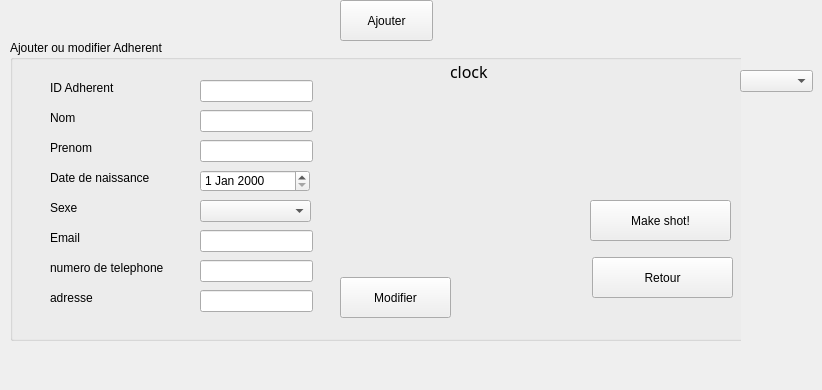
    <widget class="QWidget" name="tab">
     <attribute name="title">
      <string>ajouter ou modifier Adherent</string>
     </attribute>
     <widget class="QStackedWidget" name="stackedWidget">
      <property name="geometry">
       <rect>
        <x>10</x>
        <y>20</y>
        <width>731</width>
        <height>361</height>
       </rect>
      </property>
      <property name="currentIndex">
       <number>0</number>
      </property>
      <widget class="QWidget" name="page">
       <widget class="QGroupBox" name="groupBox">
        <property name="geometry">
         <rect>
          <x>0</x>
          <y>20</y>
          <width>751</width>
          <height>301</height>
         </rect>
        </property>
        <property name="title">
         <string>Ajouter ou modifier Adherent</string>
        </property>
        <widget class="QLabel" name="label">
         <property name="geometry">
          <rect>
           <x>40</x>
           <y>70</y>
           <width>56</width>
           <height>16</height>
          </rect>
         </property>
         <property name="text">
          <string>Nom </string>
         </property>
        </widget>
        <widget class="QLabel" name="label_2">
         <property name="geometry">
          <rect>
           <x>40</x>
           <y>100</y>
           <width>56</width>
           <height>16</height>
          </rect>
         </property>
         <property name="text">
          <string>Prenom</string>
         </property>
        </widget>
        <widget class="QLabel" name="label_3">
         <property name="geometry">
          <rect>
           <x>40</x>
           <y>130</y>
           <width>111</width>
           <height>16</height>
          </rect>
         </property>
         <property name="text">
          <string>Date de naissance</string>
         </property>
        </widget>
        <widget class="QLabel" name="label_4">
         <property name="geometry">
          <rect>
           <x>40</x>
           <y>160</y>
           <width>56</width>
           <height>16</height>
          </rect>
         </property>
         <property name="text">
          <string>Sexe</string>
         </property>
        </widget>
        <widget class="QLabel" name="label_5">
         <property name="geometry">
          <rect>
           <x>40</x>
           <y>40</y>
           <width>91</width>
           <height>16</height>
          </rect>
         </property>
         <property name="text">
          <string>ID Adherent</string>
         </property>
        </widget>
        <widget class="QDateEdit" name="DateAd">
         <property name="geometry">
          <rect>
           <x>190</x>
           <y>130</y>
           <width>110</width>
           <height>22</height>
          </rect>
         </property>
        </widget>
        <widget class="QLineEdit" name="IdAd">
         <property name="geometry">
          <rect>
           <x>190</x>
           <y>40</y>
           <width>113</width>
           <height>22</height>
          </rect>
         </property>
        </widget>
        <widget class="QLineEdit" name="NomAd">
         <property name="geometry">
          <rect>
           <x>190</x>
           <y>70</y>
           <width>113</width>
           <height>22</height>
          </rect>
         </property>
        </widget>
        <widget class="QLineEdit" name="PrenomAd">
         <property name="geometry">
          <rect>
           <x>190</x>
           <y>100</y>
           <width>113</width>
           <height>22</height>
          </rect>
         </property>
        </widget>
        <widget class="QPushButton" name="ModifierAdButton">
         <property name="geometry">
          <rect>
           <x>330</x>
           <y>237</y>
           <width>111</width>
           <height>41</height>
          </rect>
         </property>
         <property name="text">
          <string>Modifier</string>
         </property>
        </widget>
        <widget class="QLineEdit" name="email_2">
         <property name="geometry">
          <rect>
           <x>190</x>
           <y>190</y>
           <width>113</width>
           <height>22</height>
          </rect>
         </property>
        </widget>
        <widget class="QLabel" name="label_20">
         <property name="geometry">
          <rect>
           <x>40</x>
           <y>190</y>
           <width>56</width>
           <height>16</height>
          </rect>
         </property>
         <property name="text">
          <string>Email</string>
         </property>
        </widget>
        <widget class="QLabel" name="label_21">
         <property name="geometry">
          <rect>
           <x>40</x>
           <y>220</y>
           <width>131</width>
           <height>16</height>
          </rect>
         </property>
         <property name="text">
          <string>numero de telephone</string>
         </property>
        </widget>
        <widget class="QLabel" name="label_22">
         <property name="geometry">
          <rect>
           <x>40</x>
           <y>250</y>
           <width>56</width>
           <height>16</height>
          </rect>
         </property>
         <property name="text">
          <string>adresse</string>
         </property>
        </widget>
        <widget class="QLineEdit" name="numtel">
         <property name="geometry">
          <rect>
           <x>190</x>
           <y>220</y>
           <width>113</width>
           <height>22</height>
          </rect>
         </property>
        </widget>
        <widget class="QLineEdit" name="adresse">
         <property name="geometry">
          <rect>
           <x>190</x>
           <y>250</y>
           <width>113</width>
           <height>22</height>
          </rect>
         </property>
        </widget>
        <widget class="QLabel" name="email_error">
         <property name="geometry">
          <rect>
           <x>340</x>
           <y>190</y>
           <width>56</width>
           <height>16</height>
          </rect>
         </property>
         <property name="text">
          <string/>
         </property>
        </widget>
        <widget class="QComboBox" name="sexeop">
         <property name="geometry">
          <rect>
           <x>190</x>
           <y>160</y>
           <width>111</width>
           <height>22</height>
          </rect>
         </property>
        </widget>
        <widget class="QLabel" name="DigitalClock">
         <property name="geometry">
          <rect>
           <x>440</x>
           <y>20</y>
           <width>151</width>
           <height>20</height>
          </rect>
         </property>
         <property name="font">
          <font>
           <family>Corbel</family>
           <pointsize>12</pointsize>
           <weight>50</weight>
           <italic>false</italic>
           <bold>false</bold>
           <strikeout>false</strikeout>
          </font>
         </property>
         <property name="text">
          <string>clock</string>
         </property>
         <property name="textFormat">
          <enum>Qt::RichText</enum>
         </property>
        </widget>
        <widget class="QLabel" name="mailerror">
         <property name="geometry">
          <rect>
           <x>360</x>
           <y>200</y>
           <width>321</width>
           <height>16</height>
          </rect>
         </property>
         <property name="text">
          <string/>
         </property>
        </widget>
        <widget class="QLabel" name="numtelerror">
         <property name="geometry">
          <rect>
           <x>320</x>
           <y>220</y>
           <width>331</width>
           <height>16</height>
          </rect>
         </property>
         <property name="text">
          <string/>
         </property>
        </widget>
        <widget class="QLabel" name="dateerreur">
         <property name="geometry">
          <rect>
           <x>460</x>
           <y>130</y>
           <width>251</width>
           <height>16</height>
          </rect>
         </property>
         <property name="text">
          <string/>
         </property>
        </widget>
        <widget class="QPushButton" name="makeShot">
         <property name="geometry">
          <rect>
           <x>580</x>
           <y>160</y>
           <width>141</width>
           <height>41</height>
          </rect>
         </property>
         <property name="text">
          <string>Make shot!</string>
         </property>
        </widget>
        <widget class="QPushButton" name="pushButton_4">
         <property name="geometry">
          <rect>
           <x>582</x>
           <y>217</y>
           <width>141</width>
           <height>41</height>
          </rect>
         </property>
         <property name="text">
          <string>Retour</string>
         </property>
        </widget>
       </widget>
      </widget>
      <widget class="QWidget" name="page_2"/>
     </widget>
     <widget class="QLabel" name="logo">
      <property name="geometry">
       <rect>
        <x>640</x>
        <y>80</y>
        <width>91</width>
        <height>91</height>
       </rect>
      </property>
      <property name="text">
       <string/>
      </property>
     </widget>
     <widget class="QPushButton" name="pbAjouter">
      <property name="geometry">
       <rect>
        <x>340</x>
        <y>0</y>
        <width>93</width>
        <height>41</height>
       </rect>
      </property>
      <property name="text">
       <string>Ajouter</string>
      </property>
     </widget>
     <widget class="QComboBox" name="languageAd">
      <property name="geometry">
       <rect>
        <x>740</x>
        <y>70</y>
        <width>73</width>
        <height>22</height>
       </rect>
      </property>
     </widget>
    </widget>
